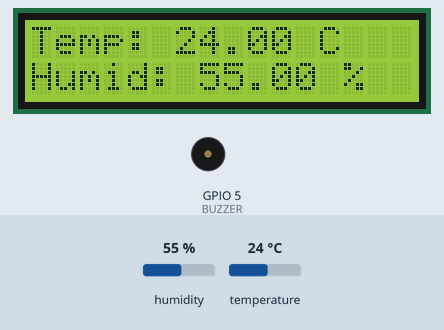
Recording of a sketch running on a simulated ESP32. Shown: 16×2 character LCD, buzzer (waves = sounding, pin HIGH). The inputs (shaded band) are chosen by the test bench; at power-on: humidity 55 %, temperature 24 °C. WiFi joins after 1.5 s; servers stay silent unless stated; web services answer with replies made up by the test bench; what the sketch prints to the serial monitor is not drawn.

Above: at 2.9 s.
3.0 s: humidity set to 79 %
At 5.4 s:
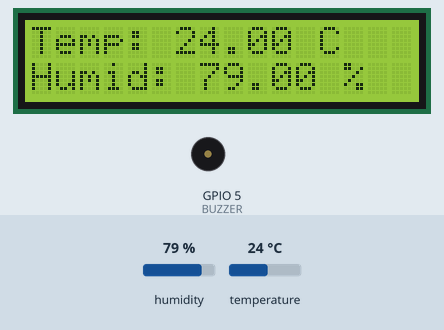
6.9 s: humidity set to 82 %
At 8.7 s:
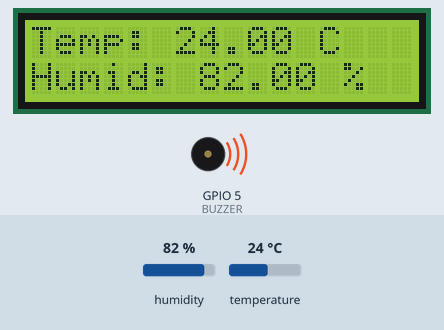
14.6 s: temperature set to 12 °C
At 18.5 s:
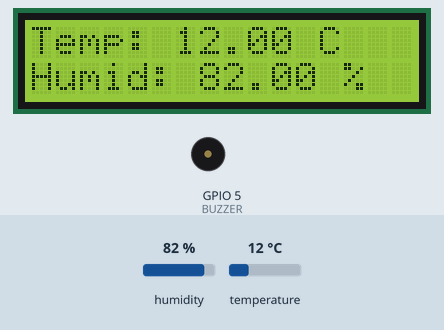
18.9 s: temperature set to 19 °C
At 22.9 s:
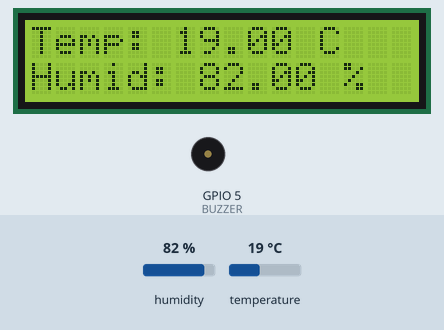
Timing chart, 0 to 24.2 s (numbered marks = the images above; inputs shaded):
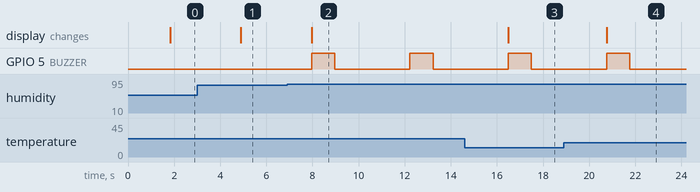

The sketch:

temp.ino
```cpp
#include <WiFi.h>
#include <HTTPClient.h>
#include "DHT.h"
#include <LiquidCrystal_I2C.h>
// WiFi credentials
const char* ssid = "Viet Tho";
const char* password = "987654321";
LiquidCrystal_I2C lcd(0x27, 16, 2);

// Pushover credentials
const char* pushoverToken = "amejqgya25b3ynjd8p2thwphh7vjnz";
const char* pushoverUser = "uf9382era3gv64ueuoptsk656g6wo9";

// DHT11 setup
#define DHTPIN 4      // GPIO3
#define DHTTYPE DHT11
DHT dht(DHTPIN, DHTTYPE);

// Buzzer
#define BUZZER 5

// Ngưỡng cảnh báo
const float TEMP_THRESHOLD = 35.0;  // °C
const float HUM_THRESHOLD = 80.0;   // %

void setup() {
  Wire.begin(6,7);
    lcd.init();              // Khởi tạo LCD
  lcd.backlight();         // Bật đèn nền
  lcd.setCursor(0, 0);
  pinMode(BUZZER, OUTPUT);
  digitalWrite(BUZZER, LOW); // Tắt buzzer lúc khởi động
  Serial.begin(115200);

  // Khởi tạo DHT11
  dht.begin();

  // Kết nối WiFi
  WiFi.begin(ssid, password);
  Serial.print("Connecting to WiFi");
  while (WiFi.status() != WL_CONNECTED) {
    delay(500);
    Serial.print(".");
  }
  Serial.println("\nWiFi connected!");

  // Gửi thông báo test
  sendPushover("Thông báo từ ESP32", "Hệ thống đã khởi động thành công.");
}

void loop() {
  float temperature = dht.readTemperature();
  float humidity = dht.readHumidity();

  if (isnan(temperature) || isnan(humidity)) {
    Serial.println("Không đọc được dữ liệu từ DHT11!");
    lcd.print("Không đọc được dữ liệu từ DHT11!");
  } else {

    Serial.print("Nhiệt độ: ");
    Serial.print(temperature);
    lcd.clear();
    lcd.print("Temp: ");
    lcd.print(temperature);
    lcd.print(" C      ");
    Serial.print("°C  |  Độ ẩm: ");
    Serial.print(humidity);
    Serial.println("%");
    lcd.setCursor(0,1);
    lcd.print("Humid: ");
    lcd.print(humidity);
    lcd.println(" %       ");
    // Cảnh báo nhiệt độ
    if (temperature > TEMP_THRESHOLD) {
      buzzerBeep();
      sendPushover("Cảnh báo nhiệt độ!", "Nhiệt độ quá cao: " + String(temperature) + "°C");
    }

    // Cảnh báo độ ẩm
    if (humidity > HUM_THRESHOLD) {
      buzzerBeep();
      sendPushover("Cảnh báo độ ẩm!", "Độ ẩm quá cao: " + String(humidity) + "%");
    }
  }

  delay(3000); // đọc mỗi 5 giây
}

// Hàm beep buzzer 1 giây
void buzzerBeep() {
  digitalWrite(BUZZER, HIGH);
  delay(1000);
  digitalWrite(BUZZER, LOW);
}

// Hàm encode URL
String urlEncode(const String &str) {
  String encoded = "";
  char c;
  char code0;
  char code1;
  for (int i =0; i < str.length(); i++){
    c=str.charAt(i);
    if (isalnum(c)) {
      encoded += c;
    } else {
      code1=(c & 0xf)+'0';
      if ((c & 0xf) >9) code1=(c & 0xf) -10+'A';
      c=(c>>4)&0xf;
      code0=c+'0';
      if (c>9) code0=c-10+'A';
      encoded += '%';
      encoded += code0;
      encoded += code1;
    }
  }
  return encoded;
}

// Gửi Pushover
void sendPushover(const String& title, const String& message) {
  if (WiFi.status() == WL_CONNECTED) {
    HTTPClient http;
    http.begin("https://api.pushover.net/1/messages.json");
    http.addHeader("Content-Type", "application/x-www-form-urlencoded");

    String postData = "token=" + String(pushoverToken) +
                      "&user=" + String(pushoverUser) +
                      "&title=" + urlEncode(title) +
                      "&message=" + urlEncode(message);

    int httpResponseCode = http.POST(postData);

    if (httpResponseCode > 0) {
      String response = http.getString();
      Serial.println("Message sent successfully:");
      Serial.println(response);
    } else {
      Serial.print("Error sending message: ");
      Serial.println(httpResponseCode);
    }

    http.end();
  } else {
    Serial.println("WiFi disconnected!");
  }
}
```

Measured:
- the behaviour switches between 80 and 81 % on humidity (found by bisection; images 1 and 2)
- after the input at 3.0 s, the display: changes after 1.9 s (image 1)
- after the input at 6.9 s, GPIO 5 (BUZZER): alternates HIGH for 1.0 s and LOW for 3.3 s, starting after 1.1 s; the display: changes after 1.1 s (image 2)
- after the input at 14.6 s, the display: changes after 1.9 s (image 3)
- after the input at 18.9 s, the display: changes after 1.9 s (image 4)
